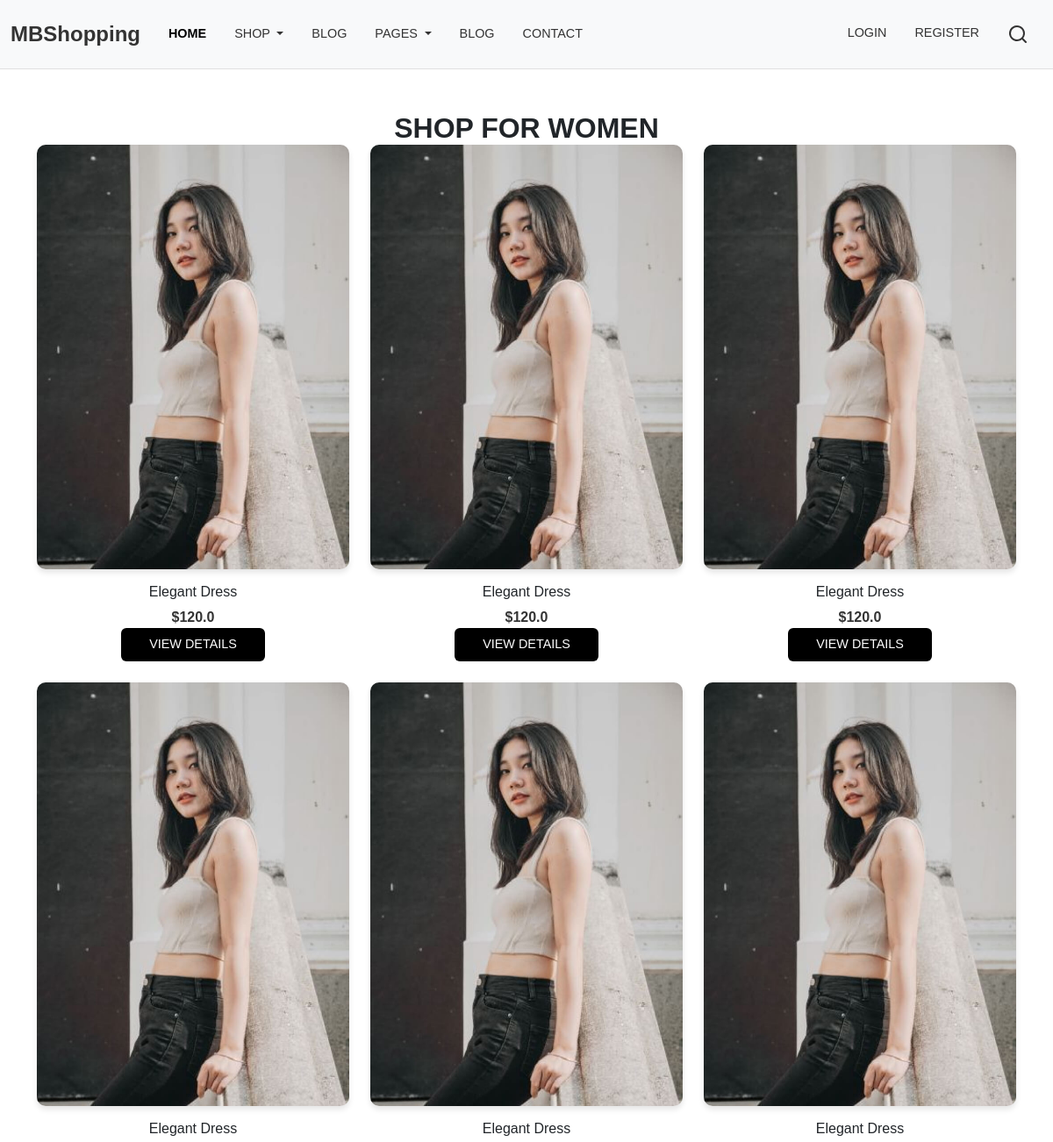
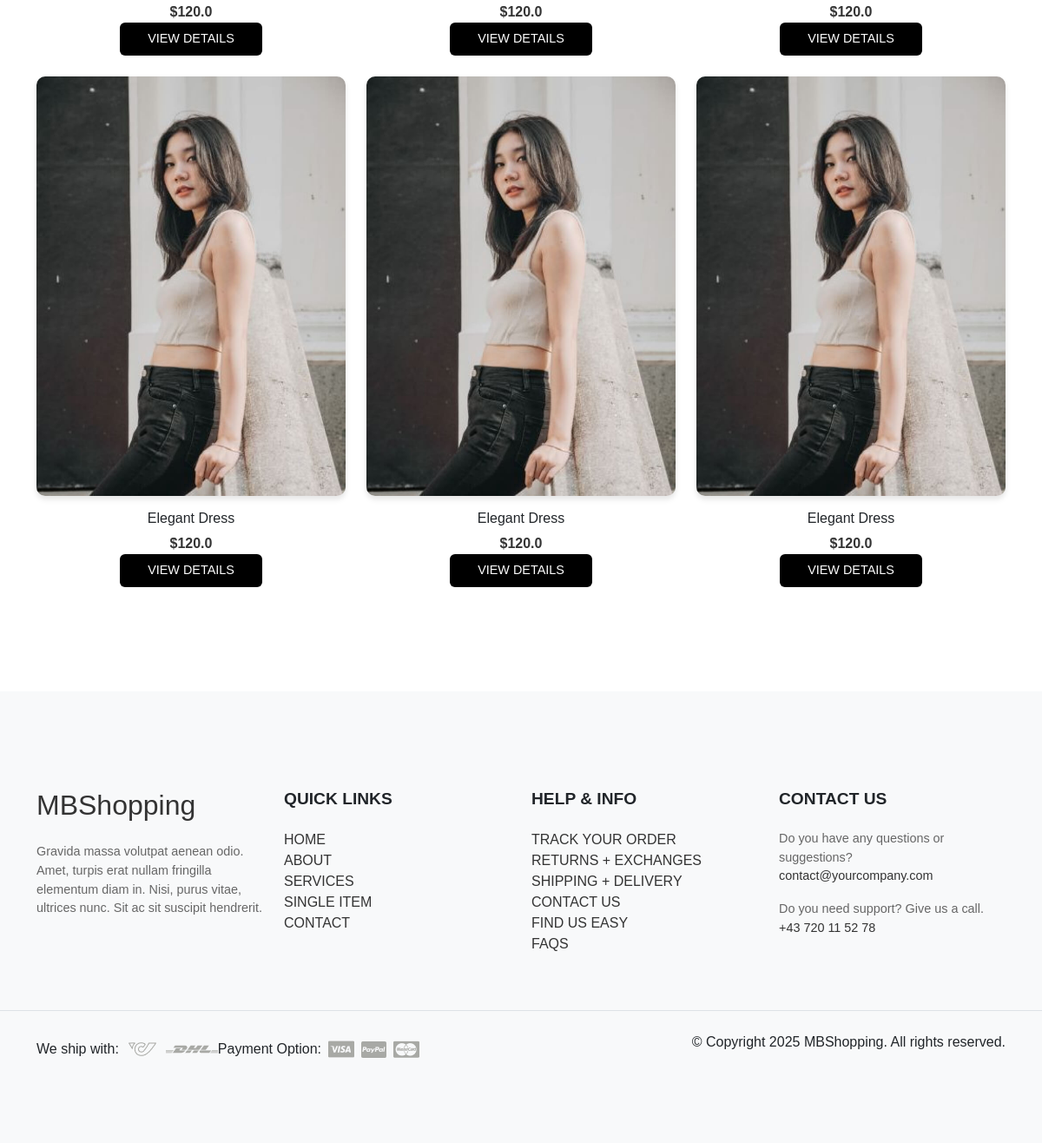
The app's page /shop/women with its own data (2 pictures, top to bottom).
### app/models/product.py (models this page shows)
class Product(db.Model):
    id = db.Column(db.Integer, primary_key=True)
    name = db.Column(db.String(100), nullable=False)
    price = db.Column(db.Float, nullable=False)
    image = db.Column(db.String(200), nullable=True)
    category = db.Column(db.String(50), nullable=False)

### app/controllers/product.py (the view)
@product_bp.route('/shop/women')
def shop_women():
    products = Product.query.filter_by(category="women").all()
    return render_template('product/shop_women.html', products=products)

### app/templates/product/shop_women.html (shortened to what this page needs)
{% extends "base.html" %}
{% block content %}
  <section id="shop-women" class="py-5">
    <div class="container">
      <h1 class="section-title text-center">Shop for Women</h1>
      <div class="row">
        {% for product in products %}
          <div class="col-md-4 mb-4">
            <div class="product-item">
              <div class="image-holder">
                <img src="{{ url_for('static', filename='images/' + product.image) }}" alt="{{ product.name }}" class="img-fluid">
              </div>
              <div class="product-content text-center mt-3">
                <h5 class="product-name">{{ product.name }}</h5>
                <p class="product-price">${{ product.price }}</p>
                <a href="{{ url_for('product.details', product_id=product.id) }}" class="btn btn-dark">View Details</a>
              </div>
            </div>
          </div>
        {% endfor %}
      </div>
    </div>
  </section>
{% endblock %}

### app/static/css/style.css (style rules this page uses)
.section-title { font-size: 2.5rem; font-weight: bold; margin-bottom: 1.5rem; }
.image-holder { overflow: hidden; border-radius: 10px; box-shadow: 0 4px 6px rgba(0, 0, 0, 0.1); }
.image-holder img { transition: transform 0.3s ease; }
.section-title { font-size: 2rem; font-weight: bold; text-transform: uppercase; margin-bottom: 0; }
.product-item { text-align: center; }
.product-name { font-size: 1rem; font-weight: 500; margin: 0.5rem 0; }
.product-price { font-size: 1rem; font-weight: bold; color: #333; margin: 0; }
.btn-dark { background-color: #000; color: #fff; padding: 0.5rem 2rem; text-transform: uppercase; font-size: 0.9rem; font-weight: 500; border: none; transition: background-color 0.3s ease; }
body, html { margin: 0; padding: 0; height: 100%; font-family: Arial, sans-serif; }

### records on screen
Product: image (picture), name "Elegant Dress", price "120.0"
Product: image (picture), name "Elegant Dress", price "120.0"
Product: image (picture), name "Elegant Dress", price "120.0"
Product: image (picture), name "Elegant Dress", price "120.0"
Product: image (picture), name "Elegant Dress", price "120.0"
Product: image (picture), name "Elegant Dress", price "120.0"
Product: image (picture), name "Elegant Dress", price "120.0"
Product: image (picture), name "Elegant Dress", price "120.0"
Product: image (picture), name "Elegant Dress", price "120.0"
